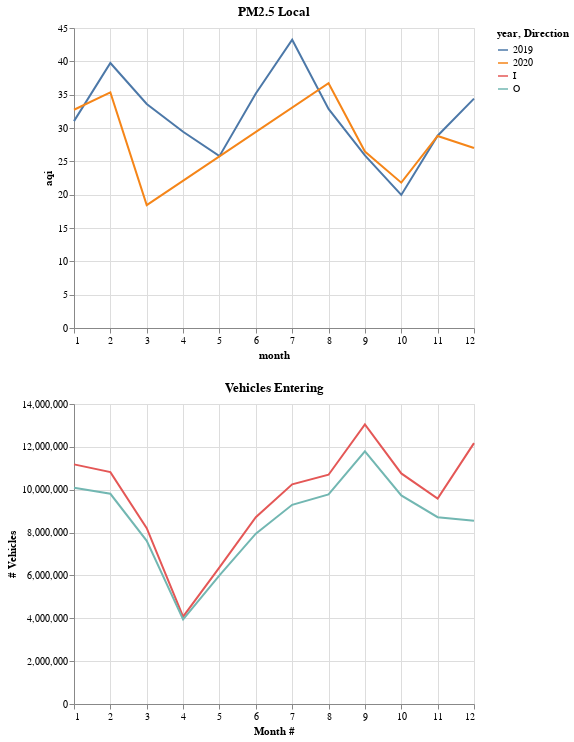

Here is the notebook cell this chart was saved with:
### Code cell
bridges_in_chart = alt.Chart(bridges_in_monthly).mark_line().encode(
    alt.X("month:Q", title="Month #"),
    alt.Y("Sum_Total_Vehicles:Q", title="# Vehicles"),
    color="Direction"
).properties(
    title="Vehicles Entering"
)
bridges_out_chart = alt.Chart(bridges_out_monthly).mark_line().encode(
    alt.X("month:Q", title="Month #"),
    alt.Y("Sum_Total_Vehicles:Q", title="# Vehicles"),
    color="Direction"
).properties(
    title="Vehicles Exiting via Bridge"
)

bridges_chart = alt.layer(
    bridges_in_chart,
    bridges_out_chart
)

alt.vconcat(
    pm25_local_chart,
    bridges_chart
)

### Figure 1 — Vega-Lite specification as saved in the notebook (floating-point values rounded to 4 significant figures)
{"config": {"view": {"continuousWidth": 400, "continuousHeight": 300}}, "vconcat": [{"layer": [{"data": {"name": "data-ce1f4ef402a07c95ed1b62a2d94ba737"}, "mark": "line", "encoding": {"color": {"type": "nominal", "field": "year"}, "x": {"type": "quantitative", "field": "month"}, "y": {"type": "quantitative", "field": "aqi"}}, "title": "PM2.5 Local Conditions - 2019"}, {"data": {"name": "data-876a07c83189cb6ca5e5792530e047f0"}, "mark": "line", "encoding": {"color": {"type": "nominal", "field": "year"}, "x": {"type": "quantitative", "field": "month"}, "y": {"type": "quantitative", "field": "aqi"}}, "title": "PM2.5 Local Conditions - 2020"}], "title": "PM2.5 Local"}, {"layer": [{"data": {"name": "data-b2880aba563b7b9ec426b49214baf824"}, "mark": "line", "encoding": {"color": {"type": "nominal", "field": "Direction"}, "x": {"type": "quantitative", "field": "month", "title": "Month #"}, "y": {"type": "quantitative", "field": "Sum_Total_Vehicles", "title": "# Vehicles"}}, "title": "Vehicles Entering"}, {"data": {"name": "data-a05adcc2cc9cf575c88de223add062bf"}, "mark": "line", "encoding": {"color": {"type": "nominal", "field": "Direction"}, "x": {"type": "quantitative", "field": "month", "title": "Month #"}, "y": {"type": "quantitative", "field": "Sum_Total_Vehicles", "title": "# Vehicles"}}, "title": "Vehicles Exiting via Bridge"}]}], "$schema": "https://vega.github.io/schema/vega-lite/v4.8.1.json", "datasets": {"data-ce1f4ef402a07c95ed1b62a2d94ba737": [{"date_month": "2019-08-01", "aqi": 32.86, "arithmetic_mean": 7.911, "units_of_measure": "Micrograms/cubic meter (LC)", "parameter": "PM2.5 - Local Conditions", "year": 2019, "month": 8}, {"date_month": "2019-04-01", "aqi": 29.43, "arithmetic_mean": 7.071, "units_of_measure": "Micrograms/cubic meter (LC)", "parameter": "PM2.5 - Local Conditions", "year": 2019, "month": 4}, {"date_month": "2019-01-01", "aqi": 31.03, "arithmetic_mean": 7.694, "units_of_measure": "Micrograms/cubic meter (LC)", "parameter": "PM2.5 - Local Conditions", "year": 2019, "month": 1}, {"date_month": "2019-12-01", "aqi": 34.4, "arithmetic_mean": 8.816, "units_of_measure": "Micrograms/cubic meter (LC)", "parameter": "PM2.5 - Local Conditions", "year": 2019, "month": 12}, {"date_month": "2019-03-01", "aqi": 33.61, "arithmetic_mean": 8.158, "units_of_measure": "Micrograms/cubic meter (LC)", "parameter": "PM2.5 - Local Conditions", "year": 2019, "month": 3}, {"date_month": "2019-02-01", "aqi": 39.75, "arithmetic_mean": 10.34, "units_of_measure": "Micrograms/cubic meter (LC)", "parameter": "PM2.5 - Local Conditions", "year": 2019, "month": 2}, {"date_month": "2019-10-01", "aqi": 19.96, "arithmetic_mean": 4.8, "units_of_measure": "Micrograms/cubic meter (LC)", "parameter": "PM2.5 - Local Conditions", "year": 2019, "month": 10}, {"date_month": "2019-09-01", "aqi": 25.88, "arithmetic_mean": 6.248, "units_of_measure": "Micrograms/cubic meter (LC)", "parameter": "PM2.5 - Local Conditions", "year": 2019, "month": 9}, {"date_month": "2019-05-01", "aqi": 25.77, "arithmetic_mean": 6.226, "units_of_measure": "Micrograms/cubic meter (LC)", "parameter": "PM2.5 - Local Conditions", "year": 2019, "month": 5}, {"date_month": "2019-11-01", "aqi": 28.84, "arithmetic_mean": 7.408, "units_of_measure": "Micrograms/cubic meter (LC)", "parameter": "PM2.5 - Local Conditions", "year": 2019, "month": 11}, {"date_month": "2019-06-01", "aqi": 35.18, "arithmetic_mean": 8.594, "units_of_measure": "Micrograms/cubic meter (LC)", "parameter": "PM2.5 - Local Conditions", "year": 2019, "month": 6}, {"date_month": "2019-07-01", "aqi": 43.23, "arithmetic_mean": 10.69, "units_of_measure": "Micrograms/cubic meter (LC)", "parameter": "PM2.5 - Local Conditions", "year": 2019, "month": 7}], "data-876a07c83189cb6ca5e5792530e047f0": [{"date_month": "2020-01-01", "aqi": 32.74, "arithmetic_mean": 7.859, "units_of_measure": "Micrograms/cubic meter (LC)", "parameter": "PM2.5 - Local Conditions", "year": 2020, "month": 1}, {"date_month": "2020-12-01", "aqi": 27.0, "arithmetic_mean": 6.84, "units_of_measure": "Micrograms/cubic meter (LC)", "parameter": "PM2.5 - Local Conditions", "year": 2020, "month": 12}, {"date_month": "2020-09-01", "aqi": 26.47, "arithmetic_mean": 6.42, "units_of_measure": "Micrograms/cubic meter (LC)", "parameter": "PM2.5 - Local Conditions", "year": 2020, "month": 9}, {"date_month": "2020-03-01", "aqi": 18.43, "arithmetic_mean": 4.429, "units_of_measure": "Micrograms/cubic meter (LC)", "parameter": "PM2.5 - Local Conditions", "year": 2020, "month": 3}, {"date_month": "2020-10-01", "aqi": 21.8, "arithmetic_mean": 5.207, "units_of_measure": "Micrograms/cubic meter (LC)", "parameter": "PM2.5 - Local Conditions", "year": 2020, "month": 10}, {"date_month": "2020-02-01", "aqi": 35.35, "arithmetic_mean": 8.683, "units_of_measure": "Micrograms/cubic meter (LC)", "parameter": "PM2.5 - Local Conditions", "year": 2020, "month": 2}, {"date_month": "2020-08-01", "aqi": 36.71, "arithmetic_mean": 8.843, "units_of_measure": "Micrograms/cubic meter (LC)", "parameter": "PM2.5 - Local Conditions", "year": 2020, "month": 8}, {"date_month": "2020-11-01", "aqi": 28.8, "arithmetic_mean": 7.18, "units_of_measure": "Micrograms/cubic meter (LC)", "parameter": "PM2.5 - Local Conditions", "year": 2020, "month": 11}], "data-b2880aba563b7b9ec426b49214baf824": [{"month": 1, "Year": 2020, "Direction": "I", "Sum_Total_Vehicles": 11182799}, {"month": 2, "Year": 2020, "Direction": "I", "Sum_Total_Vehicles": 10820615}, {"month": 3, "Year": 2020, "Direction": "I", "Sum_Total_Vehicles": 8207076}, {"month": 4, "Year": 2020, "Direction": "I", "Sum_Total_Vehicles": 4078129}, {"month": 5, "Year": 2020, "Direction": "I", "Sum_Total_Vehicles": 6373429}, {"month": 6, "Year": 2020, "Direction": "I", "Sum_Total_Vehicles": 8719256}, {"month": 7, "Year": 2020, "Direction": "I", "Sum_Total_Vehicles": 10249764}, {"month": 8, "Year": 2020, "Direction": "I", "Sum_Total_Vehicles": 10698861}, {"month": 9, "Year": 2020, "Direction": "I", "Sum_Total_Vehicles": 13043607}, {"month": 10, "Year": 2020, "Direction": "I", "Sum_Total_Vehicles": 10760898}, {"month": 11, "Year": 2020, "Direction": "I", "Sum_Total_Vehicles": 9585643}, {"month": 12, "Year": 2020, "Direction": "I", "Sum_Total_Vehicles": 12172820}], "data-a05adcc2cc9cf575c88de223add062bf": [{"month": 1, "Year": 2020, "Direction": "O", "Sum_Total_Vehicles": 10096707}, {"month": 2, "Year": 2020, "Direction": "O", "Sum_Total_Vehicles": 9810655}, {"month": 3, "Year": 2020, "Direction": "O", "Sum_Total_Vehicles": 7615741}, {"month": 4, "Year": 2020, "Direction": "O", "Sum_Total_Vehicles": 3949695}, {"month": 5, "Year": 2020, "Direction": "O", "Sum_Total_Vehicles": 6005763}, {"month": 6, "Year": 2020, "Direction": "O", "Sum_Total_Vehicles": 7950297}, {"month": 7, "Year": 2020, "Direction": "O", "Sum_Total_Vehicles": 9296762}, {"month": 8, "Year": 2020, "Direction": "O", "Sum_Total_Vehicles": 9777402}, {"month": 9, "Year": 2020, "Direction": "O", "Sum_Total_Vehicles": 11794202}, {"month": 10, "Year": 2020, "Direction": "O", "Sum_Total_Vehicles": 9734459}, {"month": 11, "Year": 2020, "Direction": "O", "Sum_Total_Vehicles": 8719403}, {"month": 12, "Year": 2020, "Direction": "O", "Sum_Total_Vehicles": 8548733}]}}
